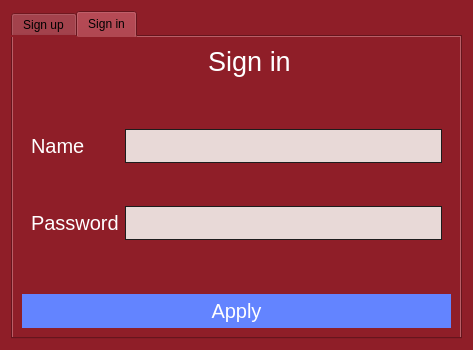
<?xml version="1.0" encoding="UTF-8"?>
<ui version="4.0">
 <class>Login</class>
 <widget class="QWidget" name="Login">
  <property name="windowModality">
   <enum>Qt::ApplicationModal</enum>
  </property>
  <property name="geometry">
   <rect>
    <x>0</x>
    <y>0</y>
    <width>473</width>
    <height>350</height>
   </rect>
  </property>
  <property name="minimumSize">
   <size>
    <width>473</width>
    <height>350</height>
   </size>
  </property>
  <property name="windowTitle">
   <string>Form</string>
  </property>
  <property name="styleSheet">
   <string notr="true">/*Copyright (c) DevSec Studio. All rights reserved.

MIT License

Permission is hereby granted, free of charge, to any person obtaining a copy
of this software and associated documentation files (the &quot;Software&quot;), to deal
in the Software without restriction, including without limitation the rights
to use, copy, modify, merge, publish, distribute, sublicense, and/or sell
copies of the Software, and to permit persons to whom the Software is
furnished to do so, subject to the following conditions:

The above copyright notice and this permission notice shall be included in all
copies or substantial portions of the Software.

THE SOFTWARE IS PROVIDED *AS IS*, WITHOUT WARRANTY OF ANY KIND, EXPRESS OR
IMPLIED, INCLUDING BUT NOT LIMITED TO THE WARRANTIES OF MERCHANTABILITY,
FITNESS FOR A PARTICULAR PURPOSE AND NONINFRINGEMENT. IN NO EVENT SHALL THE
AUTHORS OR COPYRIGHT HOLDERS BE LIABLE FOR ANY CLAIM, DAMAGES OR OTHER
LIABILITY, WHETHER IN AN ACTION OF CONTRACT, TORT OR OTHERWISE, ARISING FROM,
OUT OF OR IN CONNECTION WITH THE SOFTWARE OR THE USE OR OTHER DEALINGS IN THE SOFTWARE.
*/

/*-----QWidget-----*/
QWidget
{
	background-color: #8f1e28;
	color: #fff;
	selection-background-color: #aa7e82;
	selection-color: #000;

}


/*-----QLabel-----*/
QLabel
{
	background-color: transparent;
	color: #fff;

}


/*-----QMenuBar-----*/
QMenuBar 
{
	background-color: qlineargradient(spread:repeat, x1:1, y1:0, x2:1, y2:1, stop:0 rgba(70, 70, 70, 255),stop:1 rgba(3, 2, 5, 255));
	color: #fff;

}


QMenuBar::item 
{
	background-color: transparent;
	border-left: 1px solid gray;
	padding: 5px;
	padding-left: 15px;
	padding-right: 15px;

}


QMenuBar::item:selected 
{
	background-color: #af272e;
	border: 1px solid #8f1e28;
	color: #fff;

}


QMenuBar::item:pressed 
{
	background-color: #6e181c;
	border: 1px solid #6e181c;
	color: #fff;

}


/*-----QMenu-----*/
QMenu
{
    background-color: #e8d9d7;
    border: 1px solid #4a5157;
	color: #000;

}


QMenu::item
{
    background-color: transparent;
    padding: 2px 20px 2px 20px;
	min-width: 100px;

}


QMenu::separator
{
   	background-color: #6e181c;
	height: 1px;

}


QMenu::item:disabled
{
    color: #555;
    background-color: transparent;
    padding: 2px 20px 2px 20px;

}


QMenu::item:selected
{
	background-color: #ab7f83;
	border: 1px solid #ab7f83;
	color: #fff;

}


/*-----QPushButton-----*/
QPushButton
{
	background-color: #6384ff;
	color: #fff;
	border: none;
	min-width: 80px;
	padding: 5px;

}


QPushButton::flat
{
	background-color: transparent;
	border: none;
	color: #000;

}


QPushButton::disabled
{
	background-color: #606060;
	color: #959595;
	border: none;

}


QPushButton::hover
{
	background-color: #718fff;
	border: 1px solid #718fff;

}


QPushButton::pressed
{
	background-color: #446cff;
	border: 1px solid #446cff;

}


QPushButton::checked
{
	background-color: #3761ff;
	border: 1px solid #3761ff;

}


/*-----QLineEdit-----*/
QLineEdit
{
	background-color: #e8d9d7;
	color : #000;
	border: 1px solid #1d1d1d;
	padding: 3px;
	padding-left: 5px;

}


/*-----QPlainTExtEdit-----*/
QPlainTextEdit
{
	background-color: #e8d9d7;
	color : #000;
	border: 1px solid #1d1d1d;
	padding: 3px;
	padding-left: 5px;

}

QTabBar::tab { color: black; }
/*-----QToolBox-----*/
QToolBox
{
	background-color: transparent;
	border: 1px solid #410d12;

}


QToolBox::tab
{
	background-color: #640000;
	border: 1px solid #640000;

}


QToolBox::tab:hover
{
	background-color: #640000;
	border: 1px solid #1d1d1d;

}


/*-----QComboBox-----*/
QComboBox
{
    background-color: qlineargradient(spread:repeat, x1:1, y1:0, x2:1, y2:1, stop:0 rgba(70, 70, 70, 255),stop:1 rgba(3, 2, 5, 255));
    padding-left: 6px;
	border: 1px solid #1d1d1d;
    color: #fff;
    height: 20px;

}


QComboBox::disabled
{
	background-color: #404040;
	color: #656565;
	border-color: #051a39;

}


QComboBox:on
{
    background-color: #4a5157;
	color: #fff;

}


QComboBox QAbstractItemView
{
    background-color: #e8d9d7;
    color: #000;
    selection-background-color: #aa7e82;
	selection-color: #fff;
    outline: 0;

}


QComboBox::drop-down
{
	background-color: #4a5157;
    subcontrol-origin: padding;
    subcontrol-position: top right;
    width: 15px;

}


QComboBox::down-arrow
{
    image: url(://arrow-down.png);
    width: 8px;
    height: 8px;

}


/*-----QDoubleSpinBox &amp; QCalendarWidget-----*/
QDoubleSpinBox,
QCalendarWidget QSpinBox 
{
	background-color: qlineargradient(spread:repeat, x1:1, y1:0, x2:1, y2:1, stop:0 rgba(70, 70, 70, 255),stop:1 rgba(3, 2, 5, 255));
	color : #fff;
	border: 1px solid #1d1d1d;
	padding: 3px;
	padding-left: 5px;

}


QDoubleSpinBox::up-button, 
QCalendarWidget QSpinBox::up-button
{
	background-color: #4a5157;
    width: 16px; 
    border-width: 1px;
	border-color: #1d1d1d;

}


QDoubleSpinBox::up-button:hover, 
QCalendarWidget QSpinBox::up-button:hover
{
	background-color: #585858;

}


QDoubleSpinBox::up-button:pressed, 
QCalendarWidget QSpinBox::up-button:pressed
{
	background-color: #252525;
    width: 16px; 
    border-width: 1px;

}


QDoubleSpinBox::up-arrow,
QCalendarWidget QSpinBox::up-arrow
{
    image: url(://arrow-up.png);
    width: 7px;
    height: 7px;

}


QDoubleSpinBox::down-button, 
QCalendarWidget QSpinBox::down-button
{
	background-color: #4a5157;
    width: 16px; 
    border-width: 1px;
	border-color: #1d1d1d;

}


QDoubleSpinBox::down-button:hover, 
QCalendarWidget QSpinBox::down-button:hover
{
	background-color: #585858;

}


QDoubleSpinBox::down-button:pressed, 
QCalendarWidget QSpinBox::down-button:pressed
{
	background-color: #252525;
    width: 16px; 
    border-width: 1px;

}


QDoubleSpinBox::down-arrow,
QCalendarWidget QSpinBox::down-arrow
{
    image: url(://arrow-down.png);
    width: 7px;
    height: 7px;

}


/*-----QGroupBox-----*/
QGroupBox 
{
	background-color: #640000;
    border: 1px solid;
    border-color: #410d12;
    margin-top: 23px;

}


QGroupBox::title  
{
    background-color: #640000;
    color: #fff;
	subcontrol-position: top left;
    subcontrol-origin: margin;
    padding: 5px;
	min-width: 100px;
	border: 1px solid #410d12;
	border-bottom: none;

}


/*-----QHeaderView-----*/
QHeaderView::section
{
    background-color: qlineargradient(spread:repeat, x1:1, y1:0, x2:1, y2:1, stop:0 rgba(70, 70, 70, 255),stop:1 rgba(3, 2, 5, 255));
	border-top: 0px solid gray;
	border-bottom: 0px solid gray;
	border-right: 1px solid gray;
	border-left: 0px solid gray;
    color: #fff;
	padding: 4px;
	
}


QHeaderView::section:disabled
{
    background-color: #525251;
    color: #656565;

}


QHeaderView::section::vertical::first,
QHeaderView::section::vertical::only-one
{
    border-left: 1px solid #003333;

}


QHeaderView::section::vertical
{
    border-left: 1px solid #003333;
}


QHeaderView::section::horizontal::first,
QHeaderView::section::horizontal::only-one
{
    border-left: 1px solid #003333;

}


QHeaderView::section::horizontal
{
    border-left: 1px solid #003333;

}


/*-----QCalendarWidget-----*/
QCalendarWidget QMenu 
{
	width: 100px;
	left: 20px;
	color: #fff;

}


QCalendarWidget QWidget 
{ 
	alternate-background-color: #1d1d1d; 
	border: 1px solid #410d12;
	color: #000;

}


QCalendarWidget QAbstractItemView:enabled 
{
	color: #fff;  
	background-color: #1d1d1d;
	selection-background-color: #8f1e28; 
	selection-color: #fff; 

}


QCalendarWidget QAbstractItemView:disabled 
{ 
	color: #404040; 

}


/*-----QTreeWidget-----*/
QTreeView
{
	show-decoration-selected: 0;
	alternate-background-color: transparent;
	background-color: #e8d9d7;
   	border: 1px solid #410d12;
	color: #000;
	font: 8pt;

}


QTreeView::item:selected
{
	color:#fff;
	background-color: #af272e;
	border-radius: 0px;

}


QTreeView::item:!selected:hover
{
    background-color: #ab7f83;
    border: none;
    color: white;

}


QTreeView::branch:has-children:!has-siblings:closed,
QTreeView::branch:closed:has-children:has-siblings 
{
	image: url(://tree-closed.png);

}


QTreeView::branch:open:has-children:!has-siblings,
QTreeView::branch:open:has-children:has-siblings  
{
	image: url(://tree-open.png);

}


/*-----QListView-----*/
QListView 
{
	background-color: #e8d9d7;
	alternate-background-color: transparent;
    border : none;
    color: #000;
    show-decoration-selected: 1; 
    outline: 0;
   	border: 1px solid #410d12;

}


QListView::disabled 
{
	background-color: #656565;
	color: #1b1b1b;
    border: 1px solid #656565;

}


QListView::item 
{
	background-color: transparent;
    padding: 1px;

}


QListView::item:selected 
{
	background-color: #af272e;
	border: 1px solid #af272e;
	color: #fff;

}


QListView::item:selected:!active 
{
	background-color: #af272e;
	border: 1px solid #af272e;
	color: #fff;

}


QListView::item:selected:active 
{
	background-color: #af272e;
	border: 1px solid #af272e;
	color: #fff;

}


QListView::item:hover {
    background-color: #ab7f83;
    border: none;
    color: #000;

}


/*-----QCheckBox-----*/
QCheckBox
{
	background-color: transparent;
    color: #fff;
	border: none;

}


QCheckBox::indicator
{
    background-color: lightgray;
    border: 1px solid #000;
    width: 12px;
    height: 12px;

}


QCheckBox::indicator:checked
{
    image:url(&quot;./ressources/check.png&quot;);
	background-color: #cd70ff;
    border: 1px solid #3a546e;

}


QCheckBox::indicator:unchecked:hover
{
	border: 1px solid #46a2da; 

}


QCheckBox::disabled
{
	color: #656565;

}


QCheckBox::indicator:disabled
{
	background-color: #656565;
	color: #656565;
    border: 1px solid #656565;

}


/*-----QRadioButton-----*/
QRadioButton 
{
	color: #fff;
	background-color: transparent;

}


QRadioButton::indicator::unchecked:hover 
{
	background-color: #d3d3d3;
	border: 2px solid #462657;
	border-radius: 6px;
}


QRadioButton::indicator::checked 
{
	border: 2px solid #462657;
	border-radius: 6px;
	background-color: #cd70ff;  
	width: 9px; 
	height: 9px; 

}


/*-----QScrollBar-----*/
QScrollBar:vertical 
{
   border: none;
   width: 12px;

}


QScrollBar::handle:vertical 
{
   border: none;
   background-color: qlineargradient(spread:repeat, x1:1, y1:0, x2:1, y2:1, stop:0 rgba(70, 70, 70, 255),stop:1 rgba(3, 2, 5, 255));
   min-height: 80px;
   width : 12px;

}


QScrollBar::handle:vertical:pressed
{
   background-color: qlineargradient(spread:repeat, x1:1, y1:0, x2:1, y2:1, stop:0 rgba(102, 40, 40, 255),stop:0.480769 rgba(64, 19, 19, 255),stop:1 rgba(58, 0, 0, 255));

}


QScrollBar::add-line:vertical
{
   border: none;
   background: transparent;
   height: 0px;
   subcontrol-position: bottom;
   subcontrol-origin: margin;

}


QScrollBar::add-line:vertical:hover 
{
   background-color: transparent;

}


QScrollBar::add-line:vertical:pressed 
{
   background-color: #3f3f3f;

}


QScrollBar::sub-line:vertical
{
   border: none;
   background: transparent;
   height: 0px;

}


QScrollBar::sub-line:vertical:hover 
{
   background-color: transparent;

}


QScrollBar::sub-line:vertical:pressed 
{
   background-color: #3f3f3f;

}


QScrollBar::up-arrow:vertical
{
   width: 0px;
   height: 0px;
   background: transparent;

}


QScrollBar::down-arrow:vertical 
{
   width: 0px;
   height: 0px;
   background: transparent;

}


QScrollBar::add-page:vertical, QScrollBar::sub-page:vertical
{
   background-color: #e8d9d7;
	
}


QScrollBar:horizontal 
{
   border: none;
   height: 12px;

}


QScrollBar::handle:horizontal 
{
   border: none;
   border-radius : 0px;
   background-color: qlineargradient(spread:repeat, x1:1, y1:0, x2:1, y2:1, stop:0 rgba(70, 70, 70, 255),stop:1 rgba(3, 2, 5, 255));
   min-height: 80px;
   height : 12px;

}


QScrollBar::handle:horizontal:pressed
{
   background-color: qlineargradient(spread:repeat, x1:1, y1:0, x2:1, y2:1, stop:0 rgba(102, 40, 40, 255),stop:0.480769 rgba(64, 19, 19, 255),stop:1 rgba(58, 0, 0, 255)); 

}


QScrollBar::add-line:horizontal
{
   border: none;
   background: transparent;
   height: 0px;
   subcontrol-position: bottom;
   subcontrol-origin: margin;

}


QScrollBar::add-line:horizontal:hover 
{
   background-color: transparent;

}


QScrollBar::add-line:horizontal:pressed 
{
   background-color: #3f3f3f;

}


QScrollBar::sub-line:horizontal
{
   border: none;
   background: transparent;
   height: 0px;

}


QScrollBar::sub-line:horizontal:hover 
{
   background-color: transparent;

}


QScrollBar::sub-line:horizontal:pressed 
{
   background-color: #3f3f3f;

}


QScrollBar::up-arrow:horizontal
{
   width: 0px;
   height: 0px;
   background: transparent;

}


QScrollBar::down-arrow:horizontal 
{
   width: 0px;
   height: 0px;
   background: transparent;

}


QScrollBar::add-page:horizontal, QScrollBar::sub-page:horizontal
{
   background-color: #e8d9d7;
	
}


/*-----QProgressBar-----*/
QProgressBar
{
	border: 1px solid #410d12;
    text-align: center;
	color: #000;
	font-weight: bold;

}


QProgressBar::chunk
{
    background-color: #cd70ff;
    margin: 0.5px;

}


/*-----QStatusBar-----*/
QStatusBar
{
	background-color: qlineargradient(spread:repeat, x1:1, y1:0, x2:1, y2:1, stop:0 rgba(70, 70, 70, 255),stop:1 rgba(3, 2, 5, 255));
	color: #ffffff;
	border-color: #051a39;

}


/*-----QSizeGrip-----*/
QSizeGrip 
{
	background-color: image(&quot;./ressources/sizegrip.png&quot;); /*To replace*/
	border: none;

}
</string>
  </property>
  <layout class="QGridLayout" name="gridLayout">
   <item row="0" column="0">
    <widget class="QTabWidget" name="tabWidget">
     <property name="font">
      <font>
       <pointsize>9</pointsize>
      </font>
     </property>
     <property name="currentIndex">
      <number>1</number>
     </property>
     <property name="elideMode">
      <enum>Qt::ElideNone</enum>
     </property>
     <widget class="QWidget" name="signUp">
      <attribute name="title">
       <string>Sign up</string>
      </attribute>
      <layout class="QGridLayout" name="gridLayout_2">
       <item row="3" column="0">
        <widget class="QPushButton" name="pbApplySignUp">
         <property name="font">
          <font>
           <pointsize>15</pointsize>
          </font>
         </property>
         <property name="text">
          <string>Apply</string>
         </property>
        </widget>
       </item>
       <item row="2" column="0">
        <widget class="QFrame" name="frame">
         <property name="frameShape">
          <enum>QFrame::NoFrame</enum>
         </property>
         <property name="frameShadow">
          <enum>QFrame::Raised</enum>
         </property>
         <layout class="QGridLayout" name="gridLayout_3">
          <item row="3" column="1">
           <widget class="QLineEdit" name="leConfirmPasswordSignUp">
            <property name="font">
             <font>
              <pointsize>15</pointsize>
             </font>
            </property>
           </widget>
          </item>
          <item row="2" column="0">
           <widget class="QLabel" name="lPasswordSignUp">
            <property name="font">
             <font>
              <pointsize>15</pointsize>
             </font>
            </property>
            <property name="text">
             <string>Password</string>
            </property>
           </widget>
          </item>
          <item row="2" column="1">
           <widget class="QLineEdit" name="lePasswordSignUp">
            <property name="font">
             <font>
              <pointsize>15</pointsize>
             </font>
            </property>
           </widget>
          </item>
          <item row="3" column="0">
           <widget class="QLabel" name="lConfirmPasswordSignUp">
            <property name="font">
             <font>
              <pointsize>15</pointsize>
             </font>
            </property>
            <property name="text">
             <string>Confirm password:</string>
            </property>
           </widget>
          </item>
          <item row="1" column="0">
           <widget class="QLabel" name="lNameSignUp">
            <property name="font">
             <font>
              <pointsize>15</pointsize>
             </font>
            </property>
            <property name="text">
             <string>Name</string>
            </property>
           </widget>
          </item>
          <item row="1" column="1">
           <widget class="QLineEdit" name="leNameSignUp">
            <property name="font">
             <font>
              <pointsize>15</pointsize>
             </font>
            </property>
           </widget>
          </item>
         </layout>
        </widget>
       </item>
       <item row="1" column="0">
        <widget class="QLabel" name="lSignUp">
         <property name="sizePolicy">
          <sizepolicy hsizetype="Maximum" vsizetype="Maximum">
           <horstretch>0</horstretch>
           <verstretch>0</verstretch>
          </sizepolicy>
         </property>
         <property name="minimumSize">
          <size>
           <width>455</width>
           <height>0</height>
          </size>
         </property>
         <property name="font">
          <font>
           <pointsize>20</pointsize>
          </font>
         </property>
         <property name="layoutDirection">
          <enum>Qt::LeftToRight</enum>
         </property>
         <property name="text">
          <string>Sign up</string>
         </property>
         <property name="alignment">
          <set>Qt::AlignCenter</set>
         </property>
        </widget>
       </item>
      </layout>
     </widget>
     <widget class="QWidget" name="signIn">
      <attribute name="title">
       <string>Sign in</string>
      </attribute>
      <layout class="QGridLayout" name="gridLayout_5">
       <item row="1" column="0">
        <widget class="QFrame" name="frame_2">
         <property name="frameShape">
          <enum>QFrame::NoFrame</enum>
         </property>
         <property name="frameShadow">
          <enum>QFrame::Raised</enum>
         </property>
         <layout class="QGridLayout" name="gridLayout_4">
          <item row="2" column="1">
           <widget class="QLineEdit" name="leNameSignIn">
            <property name="font">
             <font>
              <pointsize>15</pointsize>
             </font>
            </property>
           </widget>
          </item>
          <item row="3" column="0">
           <widget class="QLabel" name="lPasswordSignIn">
            <property name="font">
             <font>
              <pointsize>15</pointsize>
             </font>
            </property>
            <property name="text">
             <string>Password</string>
            </property>
           </widget>
          </item>
          <item row="2" column="0">
           <widget class="QLabel" name="lNameSignIn">
            <property name="font">
             <font>
              <pointsize>15</pointsize>
             </font>
            </property>
            <property name="text">
             <string>Name</string>
            </property>
           </widget>
          </item>
          <item row="3" column="1">
           <widget class="QLineEdit" name="lePasswordSignIn">
            <property name="font">
             <font>
              <pointsize>15</pointsize>
             </font>
            </property>
           </widget>
          </item>
         </layout>
        </widget>
       </item>
       <item row="2" column="0">
        <widget class="QPushButton" name="pbApplySignIn">
         <property name="font">
          <font>
           <pointsize>15</pointsize>
          </font>
         </property>
         <property name="text">
          <string>Apply</string>
         </property>
        </widget>
       </item>
       <item row="0" column="0">
        <widget class="QLabel" name="lSignIn">
         <property name="sizePolicy">
          <sizepolicy hsizetype="Maximum" vsizetype="Maximum">
           <horstretch>0</horstretch>
           <verstretch>0</verstretch>
          </sizepolicy>
         </property>
         <property name="minimumSize">
          <size>
           <width>455</width>
           <height>0</height>
          </size>
         </property>
         <property name="font">
          <font>
           <pointsize>20</pointsize>
          </font>
         </property>
         <property name="layoutDirection">
          <enum>Qt::LeftToRight</enum>
         </property>
         <property name="text">
          <string>Sign in</string>
         </property>
         <property name="alignment">
          <set>Qt::AlignCenter</set>
         </property>
        </widget>
       </item>
      </layout>
     </widget>
    </widget>
   </item>
  </layout>
 </widget>
 <resources/>
 <connections/>
</ui>
